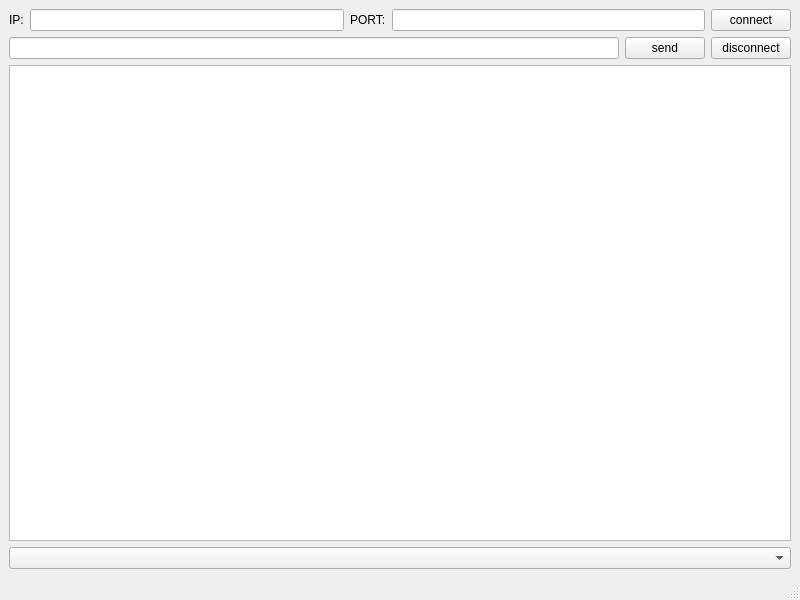
<?xml version="1.0" encoding="UTF-8"?>
<ui version="4.0">
 <class>mudpserver</class>
 <widget class="QMainWindow" name="mudpserver">
  <property name="geometry">
   <rect>
    <x>0</x>
    <y>0</y>
    <width>800</width>
    <height>600</height>
   </rect>
  </property>
  <property name="windowTitle">
   <string>MainWindow</string>
  </property>
  <widget class="QWidget" name="centralwidget">
   <layout class="QVBoxLayout" name="verticalLayout_3">
    <item>
     <layout class="QVBoxLayout" name="verticalLayout_2">
      <item>
       <layout class="QVBoxLayout" name="verticalLayout">
        <item>
         <layout class="QHBoxLayout" name="horizontalLayout_3">
          <item>
           <layout class="QHBoxLayout" name="horizontalLayout">
            <item>
             <widget class="QLabel" name="label">
              <property name="text">
               <string>IP:</string>
              </property>
             </widget>
            </item>
            <item>
             <widget class="QLineEdit" name="lineEdit_ip"/>
            </item>
            <item>
             <widget class="QLabel" name="label_2">
              <property name="text">
               <string>PORT:</string>
              </property>
             </widget>
            </item>
            <item>
             <widget class="QLineEdit" name="lineEdit_port"/>
            </item>
           </layout>
          </item>
          <item>
           <widget class="QPushButton" name="pushButton_connect">
            <property name="text">
             <string>connect</string>
            </property>
           </widget>
          </item>
         </layout>
        </item>
        <item>
         <layout class="QHBoxLayout" name="horizontalLayout_2">
          <item>
           <widget class="QLineEdit" name="lineEdit_text"/>
          </item>
          <item>
           <widget class="QPushButton" name="pushButton_send">
            <property name="text">
             <string>send</string>
            </property>
           </widget>
          </item>
          <item>
           <widget class="QPushButton" name="pushButton_disconnect">
            <property name="text">
             <string>disconnect</string>
            </property>
           </widget>
          </item>
         </layout>
        </item>
        <item>
         <widget class="QTextEdit" name="textEdit"/>
        </item>
       </layout>
      </item>
      <item>
       <widget class="QComboBox" name="comboBox"/>
      </item>
     </layout>
    </item>
   </layout>
  </widget>
  <widget class="QMenuBar" name="menubar">
   <property name="geometry">
    <rect>
     <x>0</x>
     <y>0</y>
     <width>800</width>
     <height>22</height>
    </rect>
   </property>
  </widget>
  <widget class="QStatusBar" name="statusbar"/>
 </widget>
 <resources/>
 <connections/>
</ui>
